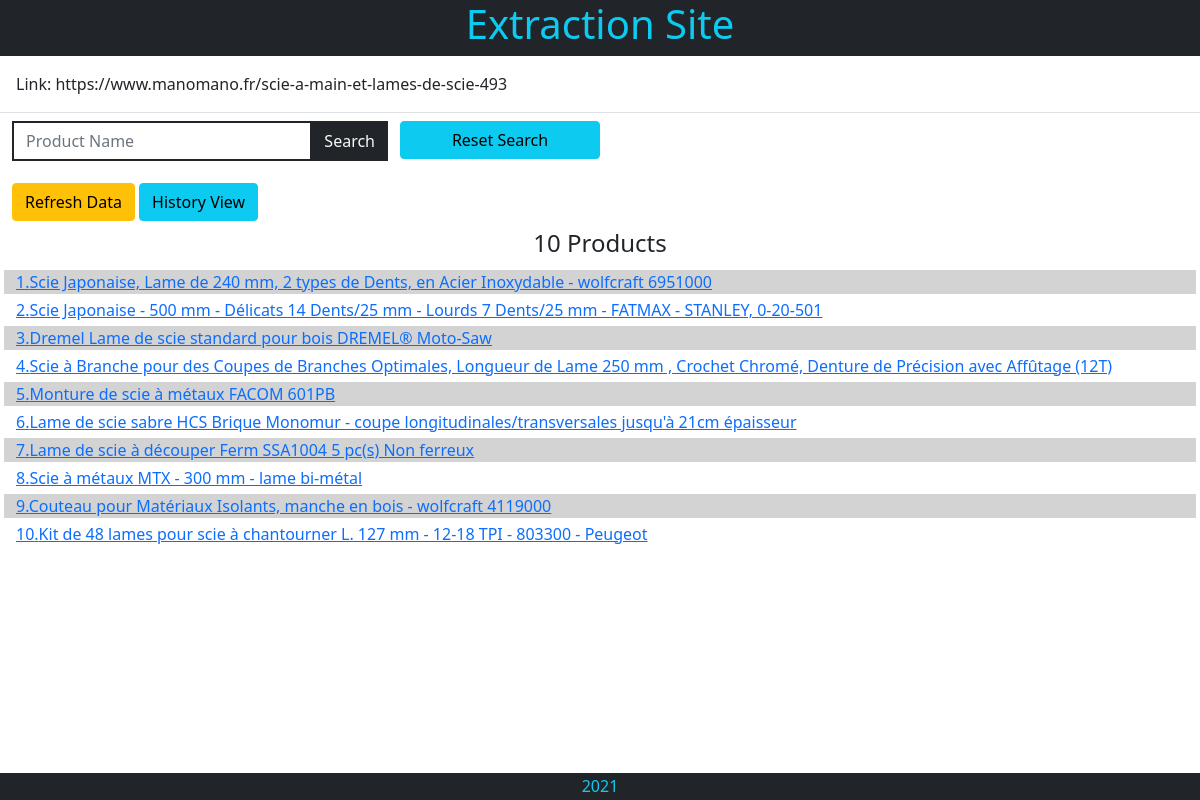
The app's page /, older data.
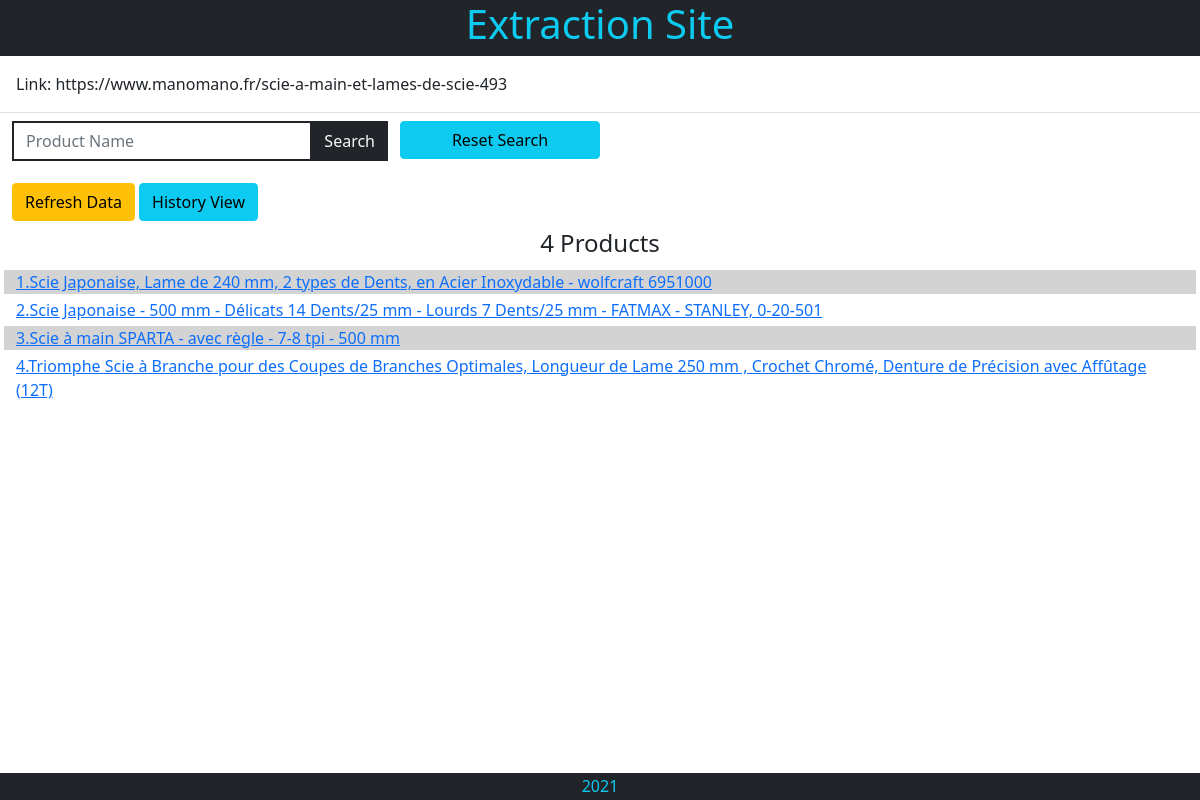
The same page, newer data.
### home/models.py (models this page shows, shortened)
class Products(models.Model):
    class Meta:
        verbose_name_plural = "Products"
    id = models.IntegerField(primary_key=True)
    product_name = models.CharField(max_length=254)
    product_url = models.CharField(max_length=254, blank=True, null=True, default='None')
    product_image_url = models.CharField(
        max_length=254, blank=True, null=True, default='None')
    product_rating = models.DecimalField(
        max_digits=2, decimal_places=1, blank=True, null=True, default=None)
    product_json = models.TextField()

### home/views.py (the view, shortened to what this page needs)
# urls.py: 2. Add a URL to urlpatterns:  path('', views.home, name='home')
def home(request):
    products = Products.objects.all()
    count = products.count()
    context = {
        'count': count,
        'products': products,
        }
    return render(request, 'home/index.html', context)

### home/templates/home/index.html (shortened to what this page needs)
{% extends "base.html" %}
{% load static %}
{% block extra_css %}
    <link rel="stylesheet" href="{% static 'home/css/home.css' %}">
{% endblock %}
{% block content %}
    <div class="row m-0">
        <div class="col-12 p-3">
            <div>Link: https://www.manomano.fr/scie-a-main-et-lames-de-scie-493</div>
        </div>
        <div class="row m-0 p-0 border-top d-flex justify-content-left">
            <div class="col-8 col-md-4 col-lg-4 mt-2">
                <form action="{% url 'home' %}" method="GET">
                    <div class="input-group">
                        <input type="search" class="form-control custom-select rounded-0 border-2 border-dark" name="q" placeholder="Product Name">
                        <button class="btn btn-outline-dark bg-dark text-light rounded-0 input-group-append ml-auto search-button" type="submit"><div class="text">Search</div></button>
                    </div>
                </form>
            </div>
            <a class="col-4 col-md-4 col-lg-2 btn btn-info h1 mt-2" href="{% url 'home' %}">Reset Search</a>
        </div>
        <div class="col-12 mt-3">
            <a class="btn btn-warning h1 refresh" href="{% url 'extractor' %}">Refresh Data</a>
            <a class="btn btn-info h1" href="{% url 'data_view' %}">History View</a>
        </div>
        <div class="col-12 text-center h4">{{ count }} Products</div>
    </div>
    {% for product in products %}
        <div class="row m-1">
            {% if forloop.counter|divisibleby:2 %}
                <div class="col-12">
                    <a href="{% url 'product_details' product_id=product.id %}">{{ product.id }}.{{ product.product_name }}</a>
                </div>
            {% else %}
                <div class="col-12 bg-secondary">
                    <a href="{% url 'product_details' product_id=product.id %}">{{ product.id }}.{{ product.product_name }}</a>
                </div>
            {% endif %}
        </div>
    {% endfor %}
{% endblock %}

### templates/base.html (shortened to what this page needs)
{% load static %}
<!doctype html>
<html lang="en">
    <head>
        <link href="https://cdn.jsdelivr.net/npm/bootstrap@5.1.3/dist/css/bootstrap.min.css" rel="stylesheet">
        <link rel="stylesheet" href="https://use.fontawesome.com/releases/v5.15.4/css/all.css">
        <link rel="stylesheet" href="{% static 'css/base.css' %}">
        {% block extra_css %}
        {% endblock %}
    </head>
    <body>
        <nav class="row m-0 bg-dark">
            <div class="col-12 h1 text-center">
                <a class="text-info" href="{% url 'home' %}">Extraction Site</a>
            </div>
        </nav>
        <div class="content">
            {% block content %}
            {% endblock %}
        </div>
        <footer class="footer text-danger text-center h6 m-0">
            <div class="p-1 bg-dark text-info">2021</div>
        </footer>

### static/css/base.css (style rules this page uses)
body, html { margin: 0; display: flex; flex-direction: column; height: 100vh; }
nav a { text-decoration: none !important; }
.content { flex: 1; }

### home/static/home/css/home.css (style rules this page uses)
.bg-secondary { background: lightgray !important; }

Row changes from the older to the newer data that the page shows:
removed Products: id "5", product_name "Monture de scie à métaux FACOM 601PB"
removed Products: id "6", product_name "Lame de scie sabre HCS Brique Monomur - coupe longitudinales/transversales jusqu'à 21cm épaisseur"
removed Products: id "7", product_name "Lame de scie à découper Ferm SSA1004 5 pc(s) Non ferreux"
removed Products: id "8", product_name "Scie à métaux MTX - 300 mm - lame bi-métal"
removed Products: id "9", product_name "Couteau pour Matériaux Isolants, manche en bois - wolfcraft 4119000"
removed Products: id "10", product_name "Kit de 48 lames pour scie à chantourner L. 127 mm - 12-18 TPI - 803300 - Peugeot"
changed Products id 3: product_name "Dremel Lame de scie standard pour bois DREMEL® Moto-Saw" → "Scie à main SPARTA - avec règle - 7-8 tpi - 500 mm"
changed Products id 4: product_name "Scie à Branche pour des Coupes de Branches Optimales, Longueur de Lame 250 mm , Crochet Chromé, Denture de Précision avec Affûtage (12T)" → "Triomphe Scie à Branche pour des Coupes de Branches Optimales, Longueur de Lame 250 mm , Crochet Chromé, Denture de Précision avec Affûtage (12T)"
Text that changed along with them:
{{ count }}: "10" → "4"
